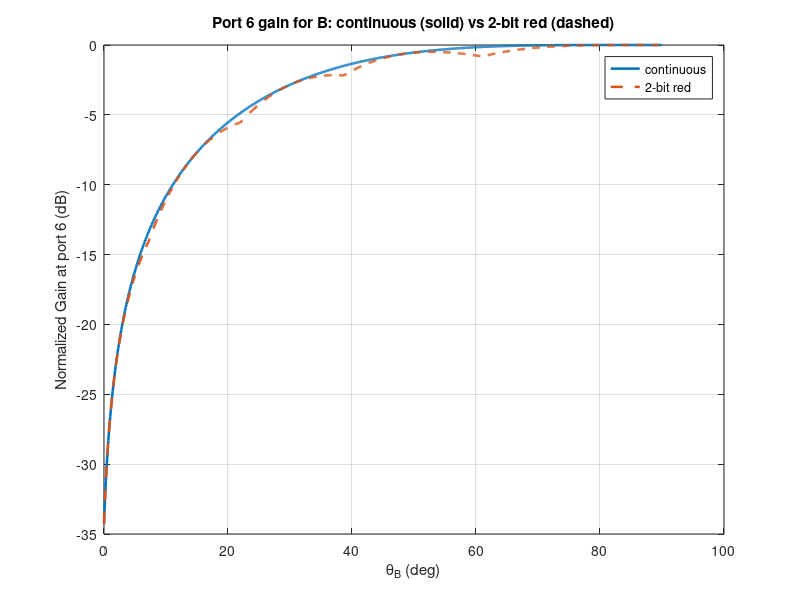
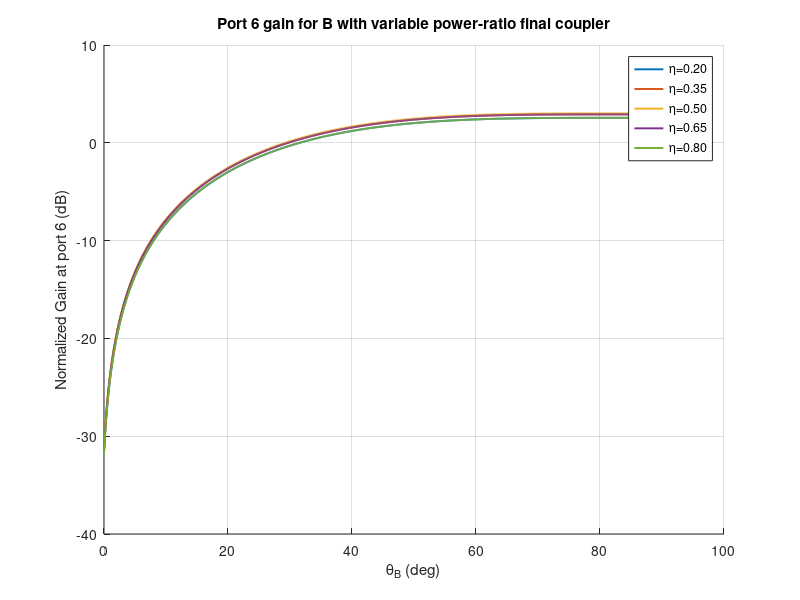

These charts were generated, in order, by the following MATLAB code: (Note: this script raises an error after producing the figures.)
%% Q4–Q6  (Daniel Tyukov, thetaA=99 deg)
clear; close all; clc;

deg = pi/180;

% helpers
quant2bit = @(ang) round(ang/(90*deg))*(90*deg);
psi      = @(th) pi*sind(th);
wrapPi   = @(x) mod(x+pi,2*pi)-pi;

% q1 (blue phases focus A to port 5)
thetaA = 99;
psiA   = psi(thetaA);
phi1   = -psiA;
phi2   = -psiA;
phi3   = -2*psiA;

% sweep
thetaB = 0:0.1:90;
psiB   = psi(thetaB);

% subarrays feeding red network
S12 = 1 + exp(1j*(phi1 + psiB));
S34 = exp(1j*2*psiB) + exp(1j*(phi2 + 3*psiB));

% port 6 gain (continuous red phases)
phi4 = wrapPi(angle(S12) - angle(S34));
phi5 = 0;
g6_cont = 0.5*( S12 + exp(1j*phi4).*S34 );

% 2-bit red phases
phi4_2b = quant2bit(phi4);
phi5_2b = quant2bit(phi5);
g6_2bit = 0.5*( S12 + exp(1j*phi4_2b).*S34 );

% normalize
normRef     = max(abs(g6_cont));
G6_cont_dB  = 20*log10(abs(g6_cont)/normRef);
G6_2bit_dB  = 20*log10(abs(g6_2bit)/normRef);

figure('Name','Q4–Q5: Port 6 vs \theta_B');
plot(thetaB, G6_cont_dB, 'LineWidth',1.8); hold on;
plot(thetaB, G6_2bit_dB, '--', 'LineWidth',1.8);
grid on; xlabel('\theta_B (deg)'); ylabel('Normalized Gain at port 6 (dB)');
title('Port 6 gain for B: continuous (solid) vs 2-bit red (dashed)');
legend('continuous','2-bit red','Location','best');

etas = [0.20 0.35 0.50 0.65 0.80];
figure('Name','Q6: variable power-ratio coupler');
hold on;
for eta = etas
    g6_eta    = sqrt(eta)*S12 + sqrt(1-eta)*exp(1j*phi4).*S34;
    G6_eta_dB = 20*log10(abs(g6_eta)/normRef);
    plot(thetaB, G6_eta_dB, 'LineWidth',1.4, ...
        'DisplayName', sprintf('\\eta=%.2f', eta));
end
grid on; xlabel('\theta_B (deg)'); ylabel('Normalized Gain at port 6 (dB)');
title('Port 6 gain for B with variable power-ratio final coupler');
legend('Location','best');

probe = [0 10 20 30 40 60 80 90];
[~,ix] = ismember(probe, round(thetaB,1));
T = table(probe.', G6_cont_dB(ix).', G6_2bit_dB(ix).', ...
    'VariableNames', {'thetaB_deg','G6_cont_dB','G6_2bit_dB'});
disp('Sample values (dB) at selected angles:');
disp(T);
